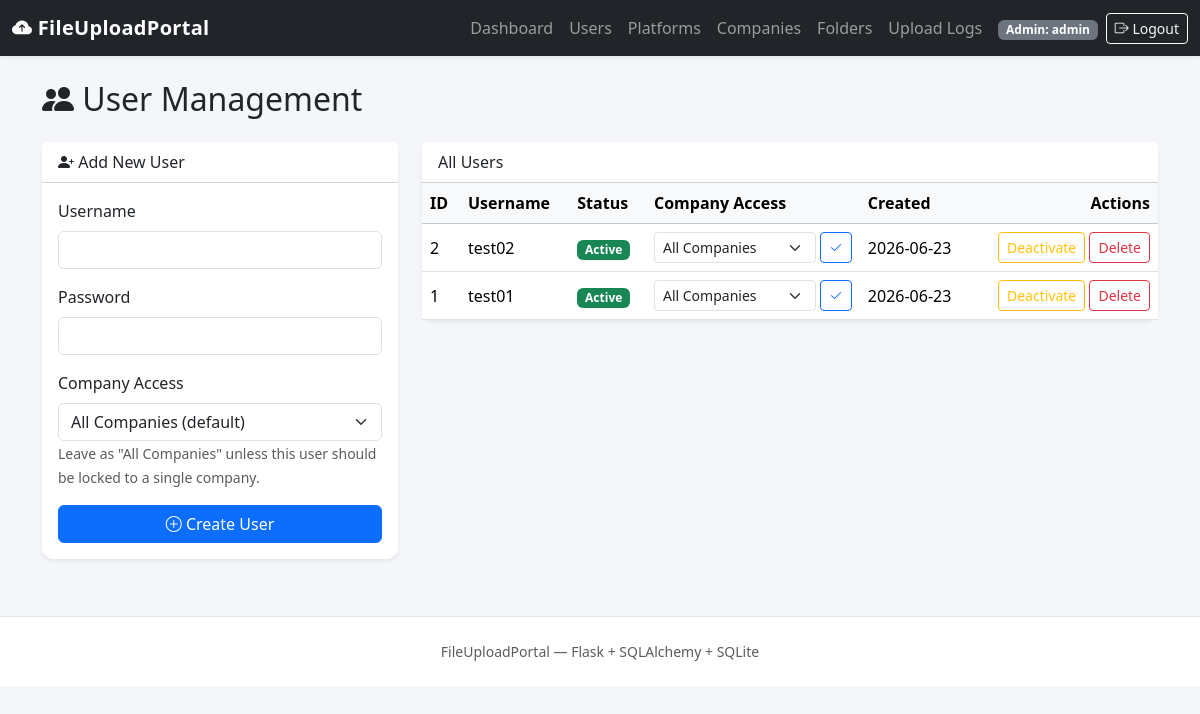
Screenshot of /admin/users (signed in) with the database file from the repository.
### app/models.py (models this page shows, shortened)
class User(db.Model):
    __tablename__ = "users"
    id = db.Column(db.Integer, primary_key=True)
    username = db.Column(db.String(80), unique=True, nullable=False, index=True)
    password_hash = db.Column(db.String(255), nullable=False)
    is_active = db.Column(db.Boolean, default=True, nullable=False)
    restricted_company_id = db.Column(
        db.Integer, db.ForeignKey("companies.id"), nullable=True
    )
    restricted_company = db.relationship("Company", foreign_keys=[restricted_company_id])
    created_at = db.Column(db.DateTime, default=datetime.utcnow, nullable=False)

### app/admin/routes.py (the view, shortened to what this page needs)
@admin_bp.route("/users", methods=["GET", "POST"])
@admin_required
def users():
    all_users = User.query.order_by(User.id.desc()).all()
    all_companies = Company.query.order_by(Company.name).all()
    return render_template("admin/users.html", users=all_users, companies=all_companies)

### app/utils.py (called while the page is built)
def admin_required(view_func):
    @wraps(view_func)
    def wrapped_view(*args, **kwargs):
        if "admin_id" not in session:
            flash("Please log in as an administrator to continue.", "warning")
            return redirect(url_for("auth.admin_login"))
        return view_func(*args, **kwargs)
    return wrapped_view

### app/templates/admin/users.html (shortened to what this page needs)
{% extends "base.html" %}
{% block content %}
<h2 class="mb-4"><i class="bi bi-people-fill"></i> User Management</h2>
<div class="row g-4">
    <div class="col-lg-4">
        <div class="card shadow-sm border-0">
            <div class="card-header bg-white"><i class="bi bi-person-plus-fill"></i> Add New User</div>
            <div class="card-body">
                <form method="POST" action="{{ url_for('admin.users') }}">
                    <div class="mb-3">
                        <label class="form-label">Username</label>
                        <input type="text" name="username" class="form-control" required>
                    </div>
                    <div class="mb-3">
                        <label class="form-label">Password</label>
                        <input type="password" name="password" class="form-control" required>
                    </div>
                    <div class="mb-3">
                        <label class="form-label">Company Access</label>
                        <select name="restricted_company_id" class="form-select">
                            <option value="">All Companies (default)</option>
                        </select>
                        <small class="text-muted">
                            Leave as "All Companies" unless this user should be
                            locked to a single company.
                        </small>
                    </div>
                    <button type="submit" class="btn btn-primary w-100">
                        <i class="bi bi-plus-circle"></i> Create User
                    </button>
                </form>
            </div>
        </div>
    </div>
    <div class="col-lg-8">
        <div class="card shadow-sm border-0">
            <div class="card-header bg-white">All Users</div>
            <div class="table-responsive">
                <table class="table table-hover align-middle mb-0">
                    <thead class="table-light">
                        <tr>
                            <th>ID</th>
                            <th>Username</th>
                            <th>Status</th>
                            <th>Company Access</th>
                            <th>Created</th>
                            <th class="text-end">Actions</th>
                        </tr>
                    </thead>
                    <tbody>
                        {% for user in users %}
                        <tr>
                            <td>{{ user.id }}</td>
                            <td>{{ user.username }}</td>
                            <td>
                                {% if user.is_active %}
                                    <span class="badge text-bg-success">Active</span>
                                {% else %}
                                    <span class="badge text-bg-secondary">Inactive</span>
                                {% endif %}
                            </td>
                            <td>
                                <form method="POST"
                                      action="{{ url_for('admin.set_company_access', user_id=user.id) }}"
                                      class="d-flex gap-1">
                                    <select name="restricted_company_id" class="form-select form-select-sm">
                                        <option value="" {% if not user.restricted_company_id %}selected{% endif %}>
                                            All Companies
                                        </option>
                                    </select>
                                    <button type="submit" class="btn btn-sm btn-outline-primary">
                                        <i class="bi bi-check2"></i>
                                    </button>
                                </form>
                            </td>
                            <td>{{ user.created_at.strftime('%Y-%m-%d') }}</td>
                            <td class="text-end">
                                <a href="{{ url_for('admin.toggle_user', user_id=user.id) }}"
                                   class="btn btn-sm btn-outline-warning">
                                    {% if user.is_active %}Deactivate{% else %}Activate{% endif %}
                                </a>
                                <a href="{{ url_for('admin.delete_user', user_id=user.id) }}"
                                   class="btn btn-sm btn-outline-danger"
                                   onclick="return confirm('Delete user {{ user.username }}? This cannot be undone.');">
                                    Delete
                                </a>
                            </td>
                        </tr>
                        {% else %}
                        <tr><td colspan="6" class="text-center text-muted py-4">No users created yet.</td></tr>
                        {% endfor %}
                    </tbody>
                </table>
            </div>
        </div>
    </div>
</div>
{% endblock %}

### app/static/css/style.css (style rules this page uses)
body { background-color: #f4f6f9; }
.card { border-radius: 0.75rem; }

### rows the page displays
User: id "2", username "test02", is_active "Active", restricted_company_id "All Companies", created_at "2026-06-23"
User: id "1", username "test01", is_active "Active", restricted_company_id "All Companies", created_at "2026-06-23"

### other values shown
{{ session.get('admin_username') }} "admin"
